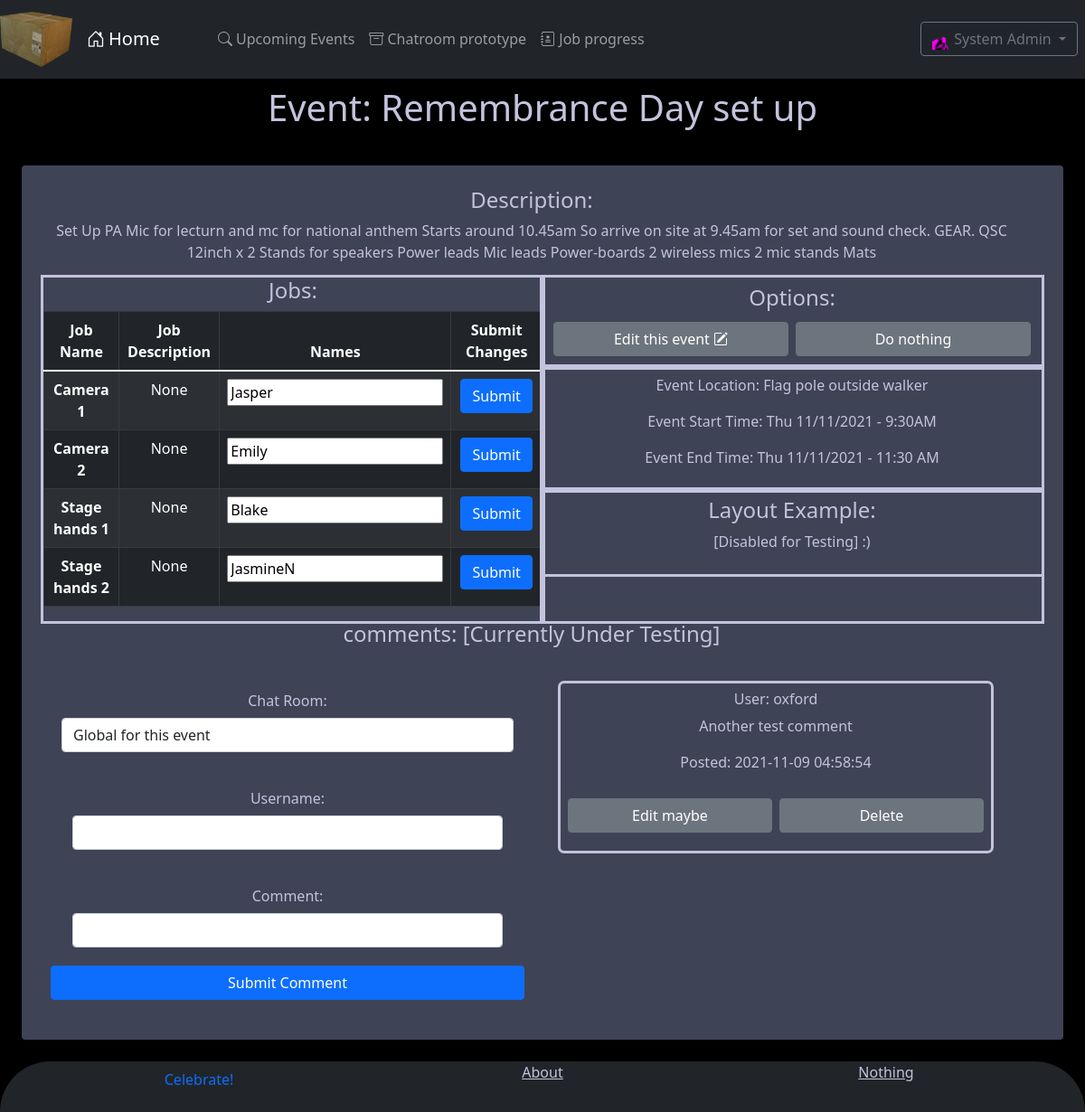
The app's page /event?id=11 (signed in), older data.
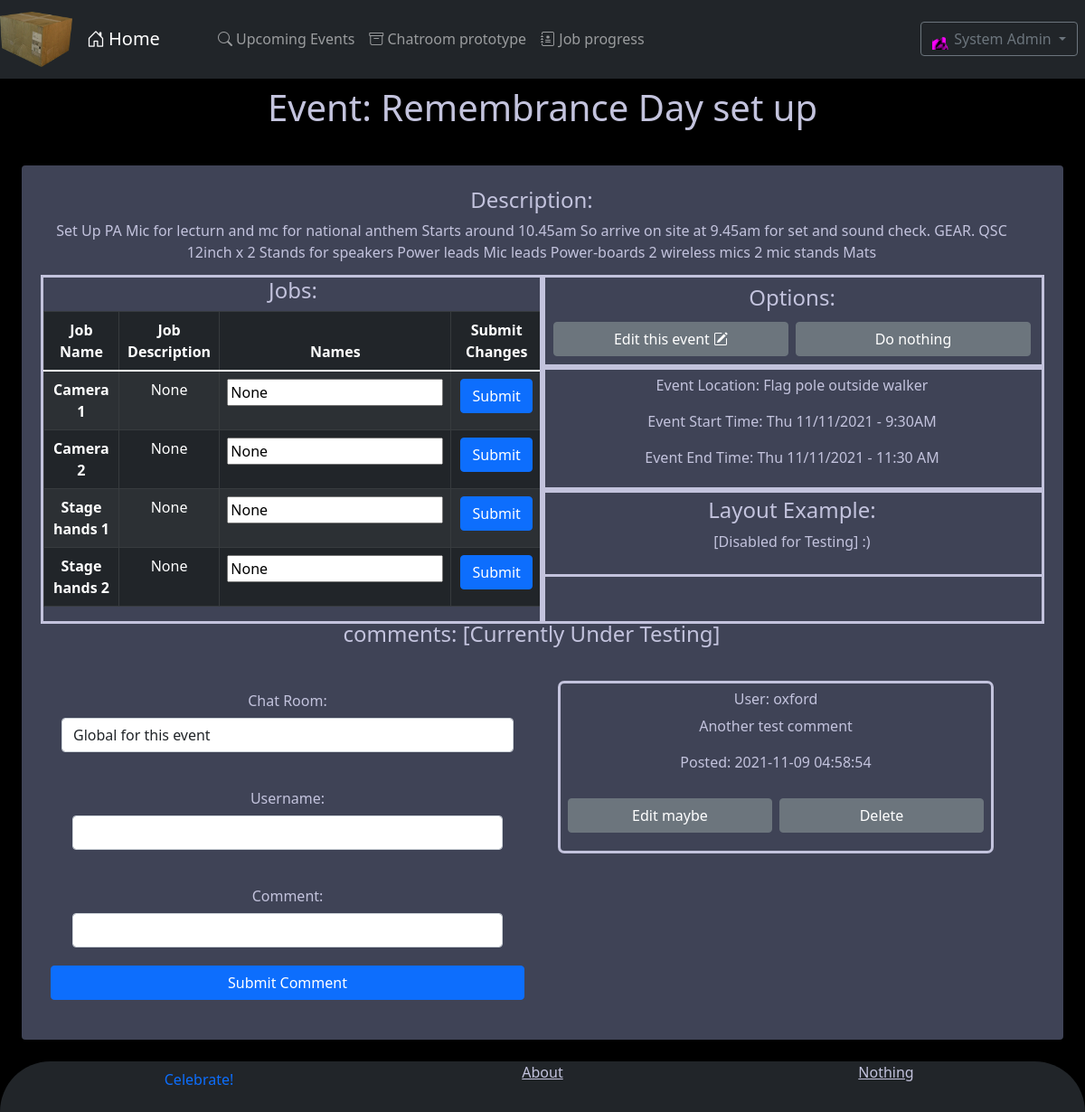
The same page, newer data.
### tables this page shows
CREATE TABLE events_jobs (event_id INTEGER NOT NULL REFERENCES events (event_id), job_id INTEGER NOT NULL REFERENCES jobs (job_id), names TEXT DEFAULT (''), PRIMARY KEY (event_id, job_id));

CREATE TABLE jobs (job_id INTEGER PRIMARY KEY AUTOINCREMENT UNIQUE NOT NULL, job_name TEXT NOT NULL, job_description);

### app.py (the view, shortened to what this page needs)
@app.route('/event', methods=['GET','POST'])
def event():
    form = CreateComment()
    if session.get('username'):
        if request.args.get('id'):
            event_id = request.args.get('id')
            sql_event = """
                SELECT *
                FROM events
                WHERE event_id = ?;"""
            cur.execute(sql_event, (event_id,))
            result_event = cur.fetchall()
            if len(result_event) > 0:
                results_jobs = getEventJobs(event_id)
                results_comments = getComments('event_' + event_id)
                return render_template('event.html', title=str(result_event[0][1]), form=form, result_event=result_event, results_jobs=results_jobs, results_comments=results_comments)
            else:
                flash("An event with that id does not exist!")
                return redirect(url_for('event'))
        else:
            flash("You have to have a event_id to be able to accsess that page!")
            return redirect(url_for('event'))
    else:
        flash("You have to be logged in to do that!")
        return redirect(url_for('index'))

### app.py
class CreateComment(FlaskForm):
    room = StringField('Room Name:', validators=[DataRequired()])
    username = StringField('Username:', validators=[DataRequired()])
    comment = StringField('Comment:', validators=[DataRequired()])
    submit = SubmitField('Submit Comment')

### app.py (called while the page is built)
def getComments(room):
    sql_comments = """
        SELECT *
        FROM comments
        WHERE room = ?
        ORDER BY posted DESC;"""
    cur.execute(sql_comments, (room,))
    results_comments = cur.fetchall()
    return results_comments

def getEventJobs(event_id):
    sql_event_jobs = """
        SELECT j.job_name, j.job_description, ej.names, ej.job_id
        FROM jobs j, events_jobs ej
        WHERE ej.event_id = ?
        AND ej.job_id = j.job_id
        ORDER BY job_name ASC;"""
    cur.execute(sql_event_jobs, (event_id,))
    results_event_jobs = cur.fetchall()
    return results_event_jobs

### templates/event.html (shortened to what the changed rows need)
{% extends 'layout.html' %}
{% block mainContent %}
    <div id="Main Content" class="container-100">
        <div class="position-relative text-center p-2 rounded" style="">
            <h1>Event: {{ result_event[0][1] }}</h1>
        </div>
        <div class="row text-center p-4 m-4 rounded" style="background-color: #3F4356">
            <div class="col outLine">
                <div class="row outLine table-responsive">
                    <table class="table table-bordered table-dark table-hover table-striped">
                        <thead>
                            <tr>
                                <th scope="col">Job Name</th>
                                <th scope="col">Job Description</th>
                                <th scope="col">Names</th>
                                <th scope="col">Submit Changes</th>
                            </tr>
                        </thead>
                        <tbody>
                            {% for job in results_jobs %}
                                <form method="POST">
                                    <tr>
                                        <th scope="row">{{ job[0] }}</th>
                                        <td>{{ job[1] }}</td>
                                        <td><input name="name_input[{{ job[3] }}]" value="{{ job[2] }}"><input type="hidden" name="job_id" value="{{ job[3] }}"/></td>
                                        <td><button type="submit" class="btn btn-primary">Submit</button></td>
                                    </tr>
                                </form>
                            {% endfor %}
                        </tbody>
                    </table>
                </div>
            </div>
        </div>
    </div>
{% endblock %}

Row changes from the older to the newer data that the page shows:
changed events_jobs "Camera 1": names "Jasper" → "None"
changed events_jobs "Camera 2": names "Emily" → "None"
changed events_jobs "Stage hands 1": names "Blake" → "None"
changed events_jobs "Stage hands 2": names "JasmineN" → "None"
